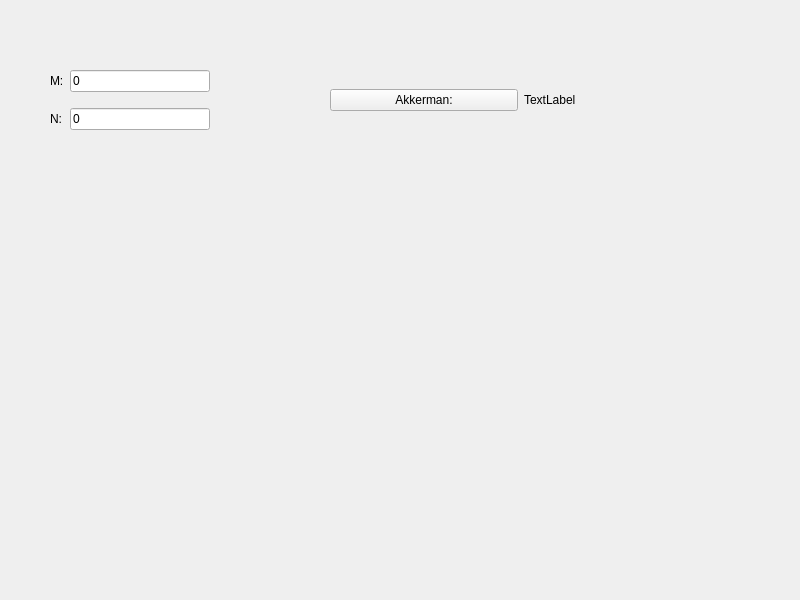
<?xml version="1.0" encoding="UTF-8"?>
<ui version="4.0">
 <class>Widget</class>
 <widget class="QWidget" name="Widget">
  <property name="geometry">
   <rect>
    <x>0</x>
    <y>0</y>
    <width>800</width>
    <height>600</height>
   </rect>
  </property>
  <property name="windowTitle">
   <string>Widget</string>
  </property>
  <widget class="QWidget" name="gridLayoutWidget">
   <property name="geometry">
    <rect>
     <x>50</x>
     <y>60</y>
     <width>160</width>
     <height>80</height>
    </rect>
   </property>
   <layout class="QGridLayout" name="gridLayout">
    <item row="1" column="1">
     <widget class="QLineEdit" name="nEdit">
      <property name="text">
       <string>0</string>
      </property>
      <property name="placeholderText">
       <string/>
      </property>
     </widget>
    </item>
    <item row="0" column="1">
     <widget class="QLineEdit" name="mEdit">
      <property name="text">
       <string>0</string>
      </property>
      <property name="placeholderText">
       <string/>
      </property>
      <property name="clearButtonEnabled">
       <bool>false</bool>
      </property>
     </widget>
    </item>
    <item row="0" column="0">
     <widget class="QLabel" name="label">
      <property name="text">
       <string>M:</string>
      </property>
     </widget>
    </item>
    <item row="1" column="0">
     <widget class="QLabel" name="label_2">
      <property name="text">
       <string>N:</string>
      </property>
     </widget>
    </item>
   </layout>
  </widget>
  <widget class="QWidget" name="horizontalLayoutWidget">
   <property name="geometry">
    <rect>
     <x>330</x>
     <y>60</y>
     <width>381</width>
     <height>80</height>
    </rect>
   </property>
   <layout class="QHBoxLayout" name="horizontalLayout">
    <item>
     <widget class="QPushButton" name="pushButton">
      <property name="text">
       <string>Akkerman:</string>
      </property>
     </widget>
    </item>
    <item>
     <widget class="QLabel" name="answer">
      <property name="text">
       <string>TextLabel</string>
      </property>
     </widget>
    </item>
   </layout>
  </widget>
 </widget>
 <resources/>
 <connections/>
</ui>
